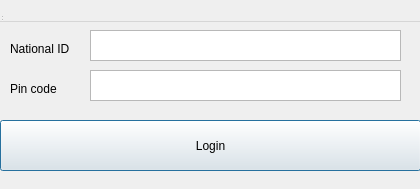
<?xml version="1.0" encoding="UTF-8"?>
<ui version="4.0">
 <class>LoginDialog</class>
 <widget class="QDialog" name="LoginDialog">
  <property name="geometry">
   <rect>
    <x>0</x>
    <y>0</y>
    <width>420</width>
    <height>189</height>
   </rect>
  </property>
  <property name="windowTitle">
   <string>Login Page</string>
  </property>
  <widget class="QMenuBar" name="menubar">
   <property name="geometry">
    <rect>
     <x>0</x>
     <y>0</y>
     <width>420</width>
     <height>22</height>
    </rect>
   </property>
  </widget>
  <widget class="QStatusBar" name="statusbar">
   <property name="geometry">
    <rect>
     <x>0</x>
     <y>0</y>
     <width>3</width>
     <height>22</height>
    </rect>
   </property>
  </widget>
  <widget class="QPushButton" name="loginButton">
   <property name="geometry">
    <rect>
     <x>0</x>
     <y>120</y>
     <width>421</width>
     <height>51</height>
    </rect>
   </property>
   <property name="text">
    <string>Login</string>
   </property>
  </widget>
  <widget class="QTextEdit" name="passwordTextEdit">
   <property name="geometry">
    <rect>
     <x>90</x>
     <y>70</y>
     <width>311</width>
     <height>31</height>
    </rect>
   </property>
  </widget>
  <widget class="QTextEdit" name="nationalIDTextEdit">
   <property name="geometry">
    <rect>
     <x>90</x>
     <y>30</y>
     <width>311</width>
     <height>31</height>
    </rect>
   </property>
  </widget>
  <widget class="QLabel" name="label_2">
   <property name="geometry">
    <rect>
     <x>10</x>
     <y>80</y>
     <width>67</width>
     <height>17</height>
    </rect>
   </property>
   <property name="text">
    <string>Pin code</string>
   </property>
  </widget>
  <widget class="QLabel" name="label">
   <property name="geometry">
    <rect>
     <x>10</x>
     <y>40</y>
     <width>131</width>
     <height>17</height>
    </rect>
   </property>
   <property name="text">
    <string>National ID</string>
   </property>
  </widget>
 </widget>
 <resources/>
 <connections/>
</ui>
